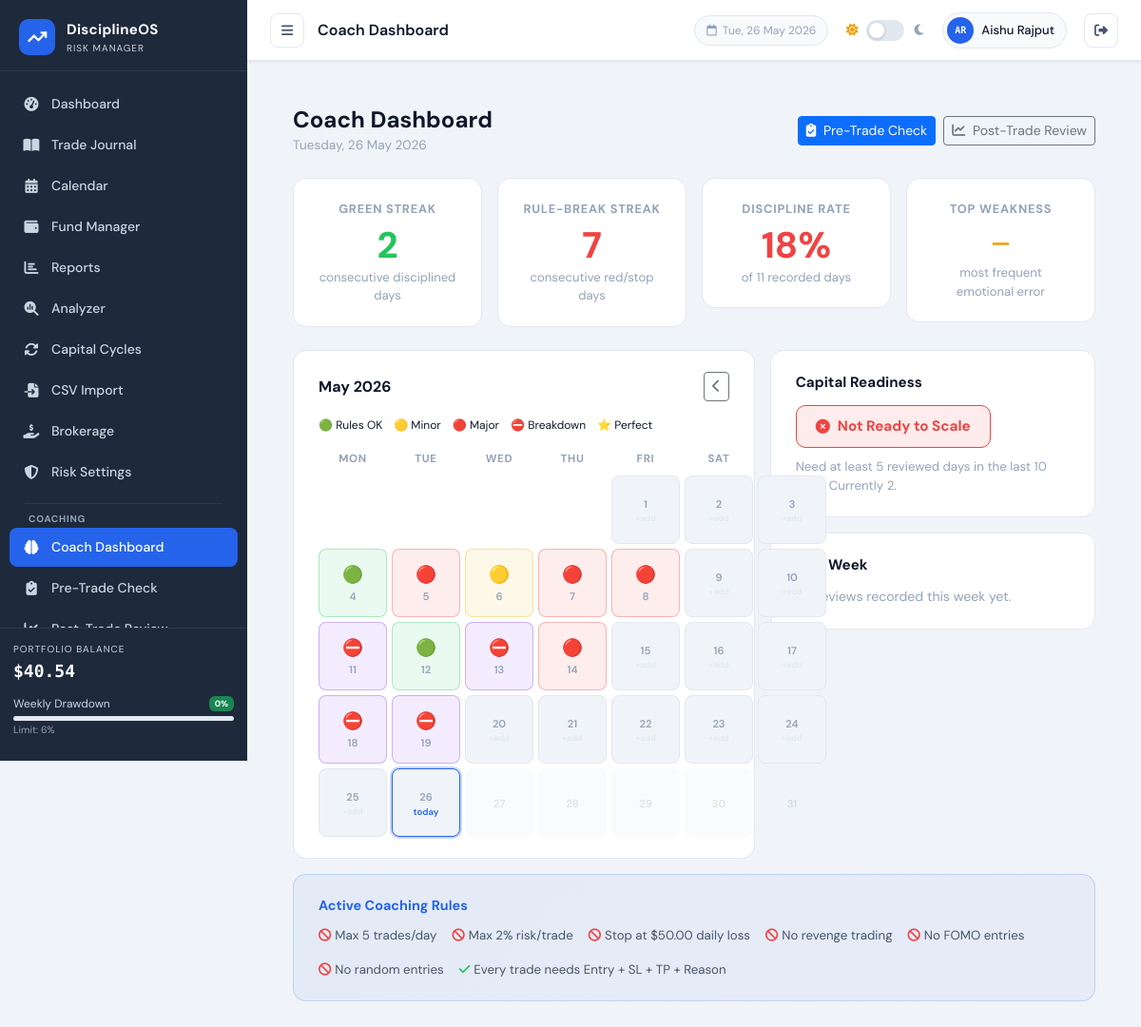
/pages/coach.php (signed in), run on the app's committed database.
### tables this page shows
CREATE TABLE `users` (
  `id` int NOT NULL,
  `name` varchar(100) NOT NULL,
  `email` varchar(150) NOT NULL,
  `password` varchar(255) NOT NULL,
  `initial_balance` decimal(15,2) DEFAULT '10000.00',
  `role` enum('user','admin') NOT NULL DEFAULT 'user',
  `last_login_at` datetime DEFAULT NULL,
  `last_active_at` datetime DEFAULT NULL,
  `login_count` int NOT NULL DEFAULT '0',
  `daily_loss_pct` decimal(5,2) DEFAULT NULL,
  `weekly_loss_pct` decimal(5,2) DEFAULT NULL,
  `warning_threshold_pct` decimal(5,2) DEFAULT NULL,
  `profit_lock_mode` tinyint DEFAULT NULL,
  `max_trades_per_day` int DEFAULT NULL,
  `max_risk_per_trade_pct` decimal(5,2) DEFAULT NULL,
  `signup_ip` varchar(45) DEFAULT NULL,
  `created_at` timestamp NOT NULL DEFAULT CURRENT_TIMESTAMP
);

CREATE TABLE `discipline_calendar` (
  `id` int NOT NULL,
  `user_id` int NOT NULL DEFAULT '1',
  `cal_date` date NOT NULL,
  `day_mark` enum('green','yellow','red','stop','star') DEFAULT NULL,
  `discipline_score` tinyint UNSIGNED DEFAULT NULL,
  `psychology_score` tinyint UNSIGNED DEFAULT NULL,
  `risk_score` tinyint UNSIGNED DEFAULT NULL,
  `total_trades` tinyint UNSIGNED DEFAULT '0',
  `wins` tinyint UNSIGNED DEFAULT '0',
  `losses` tinyint UNSIGNED DEFAULT '0',
  `net_pl` decimal(10,2) DEFAULT NULL,
  `rule_breaks` text,
  `emotional_mistakes` text,
  `best_trade_note` text,
  `worst_trade_note` text,
  `what_went_well` text,
  `what_to_improve` text,
  `notes` text,
  `created_at` timestamp NULL DEFAULT CURRENT_TIMESTAMP,
  `updated_at` timestamp NULL DEFAULT CURRENT_TIMESTAMP ON UPDATE CURRENT_TIMESTAMP
);

### pages/coach.php (the view, shortened to what the rows shown need)
<?php
require_once '../config/db.php';
$rootPath  = '../';
$userId = getCurrentUserId();
$today     = date('Y-m-d');
$db        = getDB();
$monthYear = isset($_GET['m']) ? $_GET['m'] : date('Y-m');
[$yr, $mo]  = explode('-', $monthYear);
$yr = (int)$yr; $mo = (int)$mo;
$monthStart = sprintf('%04d-%02d-01', $yr, $mo);
$monthEnd   = date('Y-m-t', strtotime($monthStart));
$stmt = $db->prepare("SELECT cal_date, day_mark, discipline_score, psychology_score,
    risk_score, total_trades, wins, losses, net_pl
    FROM discipline_calendar WHERE user_id=? AND cal_date BETWEEN ? AND ?
    ORDER BY cal_date ASC");
$stmt->execute([$userId, $monthStart, $monthEnd]);
$calRows = $stmt->fetchAll();
$calMap  = [];
foreach ($calRows as $r) $calMap[$r['cal_date']] = $r;
include '../includes/header.php';
$markColors = [
    'green'=>'#22c55e','yellow'=>'#eab308','red'=>'#ef4444',
    'stop'=>'#7c3aed','star'=>'#f59e0b',
];
$markEmojis = ['green'=>'🟢','yellow'=>'🟡','red'=>'🔴','stop'=>'⛔','star'=>'⭐'];
?>
<div class="container-fluid px-4 py-4">
    <div class="d-flex align-items-center justify-content-between mb-4">
        <div>
            <h2 style="font-weight:700;font-size:1.5rem;margin:0">Coach Dashboard</h2>
        </div>
    </div>
    <div class="row g-3">
        <div class="col-12 col-lg-7">
            <div class="coach-card">
                <div class="cal-grid">
                    <?php
                    $daysInMonth = (int)date('t', strtotime($monthStart));
                    for ($d = 1; $d <= $daysInMonth; $d++) {
                        $dateStr = sprintf('%04d-%02d-%02d', $yr, $mo, $d);
                        $isToday = $dateStr === $today;
                        $isFuture = $dateStr > $today;
                        $rec = $calMap[$dateStr] ?? null;
                        $link = 'post_analysis.php?date=' . $dateStr;
                        if ($isFuture) {
                            echo '<div class="cal-cell empty" style="background:var(--bg-base);opacity:.3">
                                    <span class="cal-num">' . $d . '</span>
                                  </div>';
                        } elseif ($rec && $rec['day_mark']) {
                            $color = $markColors[$rec['day_mark']];
                            $emoji = $markEmojis[$rec['day_mark']];
                            echo '<a href="' . $link . '" class="cal-cell' . ($isToday?' today-cell':'') . '"
                                    style="background:' . $color . '18;border-color:' . $color . '55;text-decoration:none">
                                    <span class="cal-emoji">' . $emoji . '</span>
                                    <span class="cal-num">' . $d . '</span>
                                    <div class="cal-tooltip">
                                        <strong>' . date('d M', strtotime($dateStr)) . '</strong><br>
                                        D:' . ($rec['discipline_score']??'—') . ' P:' . ($rec['psychology_score']??'—') . ' R:' . ($rec['risk_score']??'—') . '<br>
                                        Trades: ' . ($rec['total_trades']??0) . ' | P/L: ' . ($rec['net_pl'] !== null ? formatPL($rec['net_pl']) : '—') . '<br>
                                        <span style="color:var(--accent)">Click to view / edit / delete</span>
                                    </div>
                                  </a>';
                        }
                    }
                    ?>
                </div>
            </div>
        </div>
    </div>
</div>
<?php include '../includes/footer.php'; ?>

### includes/header.php (shortened to what the rows shown need)
<?php
$currentPage = basename($_SERVER['PHP_SELF'], '.php');
?>
<!DOCTYPE html>
<html lang="en" data-theme="light">
<head>
    <link href="https://cdn.jsdelivr.net/npm/bootstrap@5.3.2/dist/css/bootstrap.min.css" rel="stylesheet">
    <link href="https://cdnjs.cloudflare.com/ajax/libs/font-awesome/6.5.0/css/all.min.css" rel="stylesheet">
    <link href="<?= $rootPath ?? '' ?>assets/css/style.css" rel="stylesheet">
</head>
<body>
        <?php if (isAdmin()): ?>
        <div style="margin:12px 16px;border-top:1px solid rgba(255,255,255,.07)"></div>
        <div style="font-size:10px;font-weight:700;letter-spacing:.08em;color:rgba(250,204,21,.7);text-transform:uppercase;padding:4px 20px 2px">
            <i class="fas fa-shield-halved me-1" style="color:rgba(250,204,21,.7)"></i>Admin Only
        </div>
        <a href="<?= $rootPath ?? '' ?>pages/admin.php" class="nav-item <?= $currentPage === 'admin' ? 'active' : '' ?>" style="margin:2px 12px;border-radius:8px">
            <i class="fas fa-chart-line" style="color:rgba(250,204,21,.8)"></i><span style="font-weight:700">User Analytics</span>
        </a>
        <a href="<?= $rootPath ?? '' ?>demo/index.php" class="nav-item" style="background:linear-gradient(135deg,rgba(124,58,237,.12),rgba(37,99,235,.12));border:1px solid rgba(124,58,237,.25);margin:4px 12px;border-radius:8px;padding:10px 14px">
            <i class="fas fa-flask-vial" style="color:var(--accent-purple)"></i><span style="font-weight:700">Demo Trading</span>
        </a>
        <a href="<?= $rootPath ?? '' ?>india/index.php" class="nav-item" style="background:linear-gradient(135deg,rgba(255,153,51,.12),rgba(19,136,8,.12));border:1px solid rgba(255,153,51,.25);margin:4px 12px;border-radius:8px;padding:10px 14px">
            <span style="font-size:16px;margin-right:2px">🇮🇳</span><span style="font-weight:700">India Market</span>
        </a>
        <?php endif; ?>
<div class="main-wrapper" id="mainWrapper">
    <header class="top-bar">
        <div class="topbar-right">
            <?php
            $__loggedUser = getLoggedInUser();
            $__uname      = $__loggedUser['name'] ?? ($_SESSION['user_name'] ?? 'User');
            $__words      = array_filter(explode(' ', $__uname));
            $__initials   = strtoupper(implode('', array_map(fn($w) => $w[0], $__words)));
            $__initials   = substr($__initials, 0, 2);
            ?>
            <div class="user-chip" style="cursor:pointer" title="Account Settings"
                 onclick="window.location='<?= $rootPath ?? '' ?>pages/account.php'">
                <div class="user-avatar"><?= htmlspecialchars($__initials) ?></div>
                <span><?= htmlspecialchars($__uname) ?></span>
            </div>
        </div>
    </header>
    <div class="page-content">

### data on the page
users: name "AR", name "Aishu Rajput"
discipline_calendar: day_mark "🟢"
discipline_calendar: day_mark "🔴"
discipline_calendar: day_mark "🟡"
discipline_calendar: day_mark "🔴"
discipline_calendar: day_mark "🔴"
discipline_calendar: day_mark "⛔"
discipline_calendar: day_mark "🟢"
discipline_calendar: day_mark "⛔"
discipline_calendar: day_mark "🔴"
discipline_calendar: day_mark "⛔"
discipline_calendar: day_mark "⛔"

### other printed values
APP_NAME "DisciplineOS"
formatUSD($balance) "$40.54"
$weeklyDD "0"
$titles[$currentPage] "Coach Dashboard"
$greenStreak "2"
$redStreak "7"
$disciplinePct "18"
$totalDays "11"
date('F Y', strtotime($monthStart)) "May 2026"
$em "🟢"
$em "🟡"
$em "🔴"
$em "⛔"
$em "⭐"
$d "MON"
